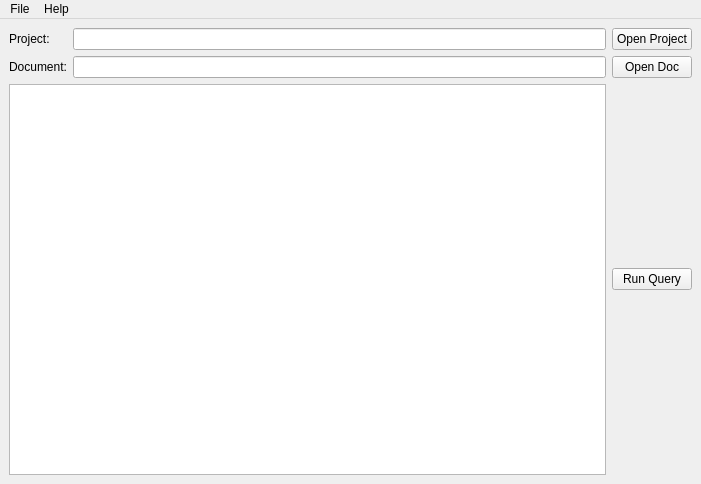
<?xml version="1.0" encoding="UTF-8"?>
<ui version="4.0">
 <class>MainWindow</class>
 <widget class="QMainWindow" name="MainWindow">
  <property name="enabled">
   <bool>true</bool>
  </property>
  <property name="geometry">
   <rect>
    <x>0</x>
    <y>0</y>
    <width>701</width>
    <height>484</height>
   </rect>
  </property>
  <property name="sizePolicy">
   <sizepolicy hsizetype="Preferred" vsizetype="Preferred">
    <horstretch>5</horstretch>
    <verstretch>0</verstretch>
   </sizepolicy>
  </property>
  <property name="minimumSize">
   <size>
    <width>531</width>
    <height>366</height>
   </size>
  </property>
  <property name="font">
   <font>
    <weight>50</weight>
    <bold>false</bold>
   </font>
  </property>
  <property name="windowTitle">
   <string>MainWindow</string>
  </property>
  <property name="autoFillBackground">
   <bool>false</bool>
  </property>
  <widget class="QWidget" name="centralwidget">
   <property name="enabled">
    <bool>true</bool>
   </property>
   <property name="sizePolicy">
    <sizepolicy hsizetype="Expanding" vsizetype="Expanding">
     <horstretch>0</horstretch>
     <verstretch>0</verstretch>
    </sizepolicy>
   </property>
   <layout class="QGridLayout" name="gridLayout_2">
    <item row="1" column="1">
     <widget class="QLineEdit" name="input_line_edit_doc">
      <property name="sizePolicy">
       <sizepolicy hsizetype="Preferred" vsizetype="Fixed">
        <horstretch>10</horstretch>
        <verstretch>0</verstretch>
       </sizepolicy>
      </property>
      <property name="maximumSize">
       <size>
        <width>16777215</width>
        <height>16777215</height>
       </size>
      </property>
      <property name="layoutDirection">
       <enum>Qt::RightToLeft</enum>
      </property>
     </widget>
    </item>
    <item row="1" column="2">
     <widget class="QPushButton" name="open_doc_button">
      <property name="enabled">
       <bool>true</bool>
      </property>
      <property name="sizePolicy">
       <sizepolicy hsizetype="Minimum" vsizetype="Fixed">
        <horstretch>0</horstretch>
        <verstretch>0</verstretch>
       </sizepolicy>
      </property>
      <property name="maximumSize">
       <size>
        <width>16777215</width>
        <height>16777215</height>
       </size>
      </property>
      <property name="text">
       <string>Open Doc</string>
      </property>
      <property name="autoDefault">
       <bool>true</bool>
      </property>
      <property name="default">
       <bool>false</bool>
      </property>
      <property name="flat">
       <bool>false</bool>
      </property>
     </widget>
    </item>
    <item row="0" column="0">
     <widget class="QLabel" name="project_label">
      <property name="maximumSize">
       <size>
        <width>70</width>
        <height>16777215</height>
       </size>
      </property>
      <property name="text">
       <string>Project: </string>
      </property>
     </widget>
    </item>
    <item row="0" column="1">
     <widget class="QLineEdit" name="input_line_edit_project">
      <property name="sizePolicy">
       <sizepolicy hsizetype="Preferred" vsizetype="Fixed">
        <horstretch>10</horstretch>
        <verstretch>0</verstretch>
       </sizepolicy>
      </property>
      <property name="maximumSize">
       <size>
        <width>16777215</width>
        <height>16777215</height>
       </size>
      </property>
      <property name="layoutDirection">
       <enum>Qt::RightToLeft</enum>
      </property>
     </widget>
    </item>
    <item row="1" column="0">
     <widget class="QLabel" name="document_label">
      <property name="maximumSize">
       <size>
        <width>70</width>
        <height>16777215</height>
       </size>
      </property>
      <property name="text">
       <string>Document:</string>
      </property>
     </widget>
    </item>
    <item row="0" column="2">
     <widget class="QPushButton" name="open_project_button">
      <property name="enabled">
       <bool>true</bool>
      </property>
      <property name="sizePolicy">
       <sizepolicy hsizetype="Minimum" vsizetype="Fixed">
        <horstretch>0</horstretch>
        <verstretch>0</verstretch>
       </sizepolicy>
      </property>
      <property name="maximumSize">
       <size>
        <width>16777215</width>
        <height>16777215</height>
       </size>
      </property>
      <property name="text">
       <string>Open Project</string>
      </property>
      <property name="autoDefault">
       <bool>true</bool>
      </property>
      <property name="default">
       <bool>false</bool>
      </property>
      <property name="flat">
       <bool>false</bool>
      </property>
     </widget>
    </item>
    <item row="4" column="0" colspan="2">
     <layout class="QVBoxLayout" name="verticalLayout">
      <item>
       <widget class="QTextEdit" name="textOutput">
        <property name="font">
         <font>
          <family>Calibri</family>
          <pointsize>11</pointsize>
         </font>
        </property>
       </widget>
      </item>
     </layout>
    </item>
    <item row="4" column="2">
     <widget class="QPushButton" name="run_query_button">
      <property name="enabled">
       <bool>true</bool>
      </property>
      <property name="maximumSize">
       <size>
        <width>16777215</width>
        <height>16777215</height>
       </size>
      </property>
      <property name="toolTip">
       <string>Calculate post-edit distance score</string>
      </property>
      <property name="text">
       <string>Run Query</string>
      </property>
     </widget>
    </item>
   </layout>
  </widget>
  <widget class="QMenuBar" name="menubar">
   <property name="geometry">
    <rect>
     <x>0</x>
     <y>0</y>
     <width>701</width>
     <height>21</height>
    </rect>
   </property>
   <widget class="QMenu" name="menuFile">
    <property name="title">
     <string>File</string>
    </property>
    <addaction name="actionOpen_Project"/>
    <addaction name="separator"/>
    <addaction name="actionSave_as"/>
    <addaction name="separator"/>
    <addaction name="actionExit"/>
   </widget>
   <widget class="QMenu" name="menuHelp">
    <property name="title">
     <string>Help</string>
    </property>
    <addaction name="actionHowTo"/>
    <addaction name="actionAbout"/>
   </widget>
   <addaction name="menuFile"/>
   <addaction name="menuHelp"/>
  </widget>
  <action name="actionOpen_Project">
   <property name="text">
    <string>Open File...</string>
   </property>
   <property name="shortcut">
    <string>Ctrl+O</string>
   </property>
  </action>
  <action name="actionSave_as">
   <property name="text">
    <string>Save as...</string>
   </property>
   <property name="shortcut">
    <string>Ctrl+S</string>
   </property>
  </action>
  <action name="actionExit">
   <property name="text">
    <string>Exit</string>
   </property>
  </action>
  <action name="actionHowTo">
   <property name="text">
    <string>HowTo</string>
   </property>
  </action>
  <action name="actionAbout">
   <property name="text">
    <string>About</string>
   </property>
  </action>
 </widget>
 <tabstops>
  <tabstop>input_line_edit_project</tabstop>
 </tabstops>
 <resources/>
 <connections/>
</ui>
